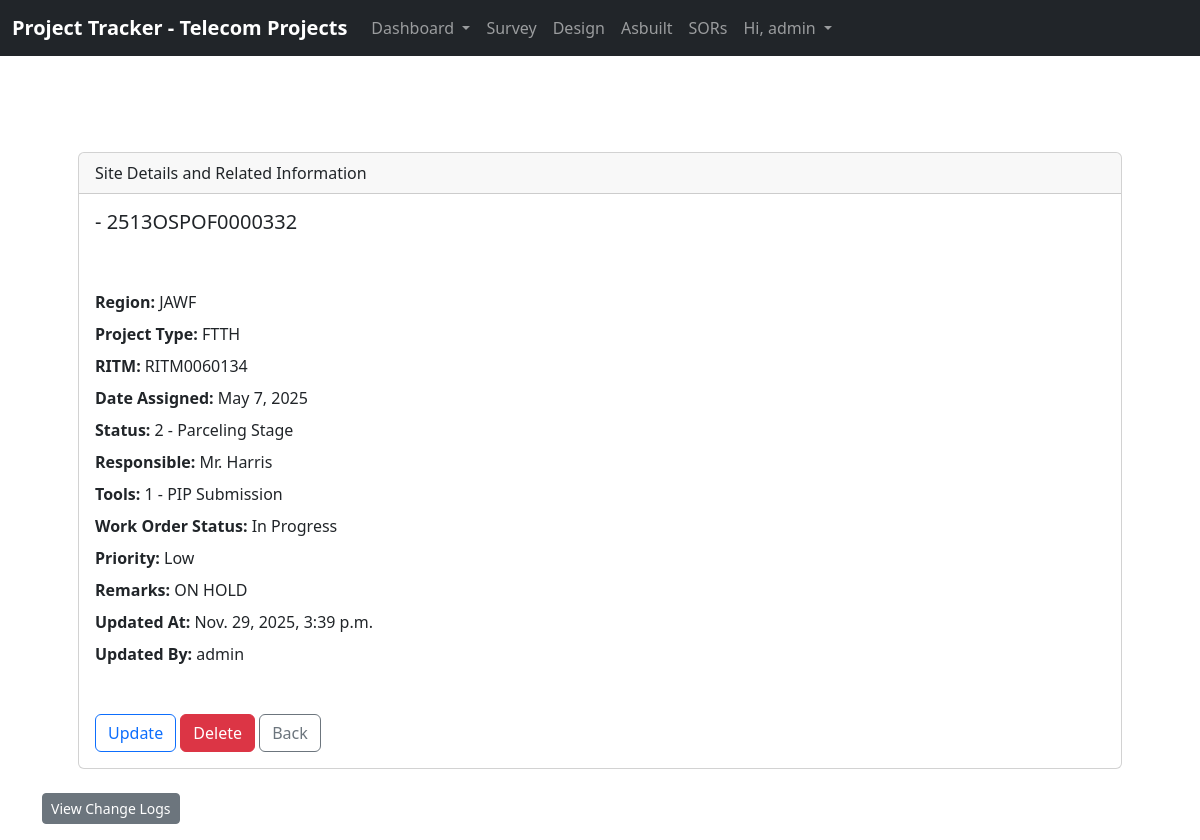
The app's page /survey/602/ (signed in), older data.
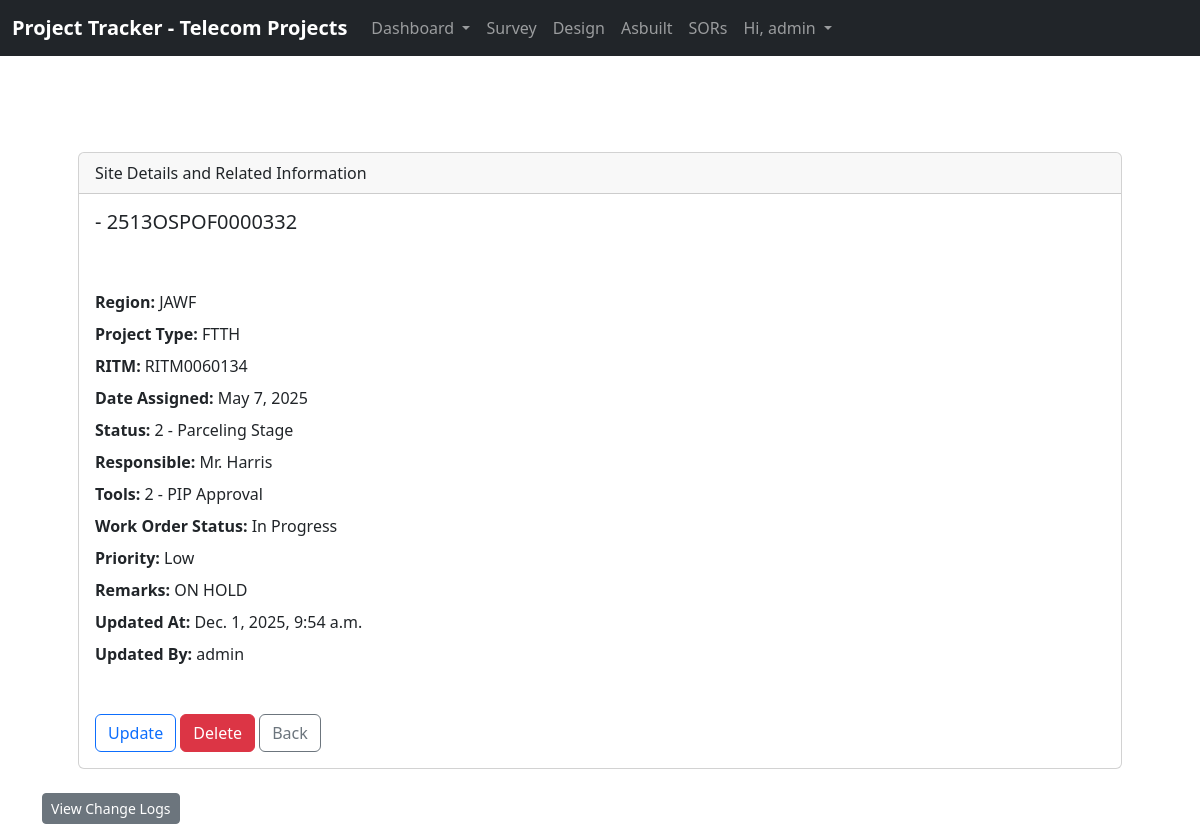
The same page, newer data.
### website/models.py (models this page shows, shortened)
class survey(models.Model):
    cluster_name = models.CharField(max_length=200, blank=True)
    work_order = models.CharField(max_length=16)
    region = models.CharField(max_length=20, blank=True)
    project_type = models.CharField(max_length=20, blank=True)
    RITM = models.CharField(max_length=11)
    target_area = models.IntegerField(blank=True, null=True)
    date_assigned = models.DateField()
    status = models.CharField(max_length=50)
    responsible = models.CharField(max_length=100)
    tools = models.CharField(max_length=50)
    wo_status = models.CharField(max_length=50)
    priority = models.CharField(max_length=20)
    remarks = models.TextField(blank=True)
    updated_at = models.DateTimeField(auto_now=True)
    updated_by = models.ForeignKey(
        User, on_delete=models.SET_NULL, null=True, blank=True
    )

### website/views.py (the view)
# urls.py: path('survey/<int:pk>/', views.survey_detail, name='survey_detail'),
def survey_detail(request, pk):
    if request.user.is_authenticated:
        survey_record = survey.objects.get(id=pk)
        logs = ActivityLog.objects.filter(
            content_type=ContentType.objects.get_for_model(survey),
            object_id=survey_record.id
        ).order_by('-timestamp')
        return render(request, 'survey_detail.html', {
            'survey_record': survey_record,
            'logs': logs
        })
    else:
        messages.error(request, "You must be logged in to View that page.")
        return redirect('home')

### website/templates/survey_detail.html (shortened to what this page needs)
{% extends 'base.html' %}
{% load tz %}
{% block content %}
<br><br>
<div class="container my-4 px-5">
    <div class="card">
        <div class="card-header">
            Site Details and Related Information
        </div>
        <div class="card-body">
            <h5 class="card-title">{{ survey_record.cluster_name }} - {{ survey_record.work_order }}
            </h5>
            <p class="card-text py-3">
            <div class="mb-2"><strong>Region: </strong> {{ survey_record.region }}</div>
            <div class="mb-2"><strong>Project Type: </strong> {{ survey_record.project_type }}</div>
            <div class="mb-2"><strong>RITM: </strong> {{ survey_record.RITM }}</div>
            <div class="mb-2"><strong>Date Assigned: </strong> {{ survey_record.date_assigned }}</div>
            <div class="mb-2"><strong>Status: </strong> {{ survey_record.status }}</div>
            <div class="mb-2"><strong>Responsible: </strong> {{ survey_record.responsible }}</div>
            <div class="mb-2"><strong>Tools: </strong> {{ survey_record.tools }}</div>
            <div class="mb-2"><strong>Work Order Status: </strong> {{ survey_record.wo_status }}</div>
            <div class="mb-2"><strong>Priority: </strong> {{ survey_record.priority }}</div>
            <div class="mb-2"><strong>Remarks: </strong> {{ survey_record.remarks }}</div>
            <div class="mb-2"><strong>Updated At: </strong> {{ survey_record.updated_at }}</div>
            <div class="mb-2"><strong>Updated By: </strong> {{ survey_record.updated_by }}</div><br>
            </p>
            <a href="{% url 'update_survey_record' survey_record.id %}" class="btn btn-outline-primary">Update</a>
            <button type="button" class="btn btn-danger" data-bs-toggle="modal" data-bs-target="#deleteConfirmModal">
                Delete
            </button>
            <a class="btn btn-outline-secondary" aria-current="page" href="{% url 'survey' %}">Back</a>
        </div>
    </div>
</div>
<div class="container mt-4">
    <button class="btn btn-secondary mb-3 btn-sm" type="button" data-bs-toggle="collapse"
        data-bs-target="#activityLogs">
        View Change Logs
    </button>
</div>
{% endblock %}

Row changes from the older to the newer data that the page shows:
changed survey "2513OSPOF0000332": tools "1 - PIP Submission" → "2 - PIP Approval"; updated_at "Nov. 29, 2025, 3:39 p.m." → "Dec. 1, 2025, 9:54 a.m."
